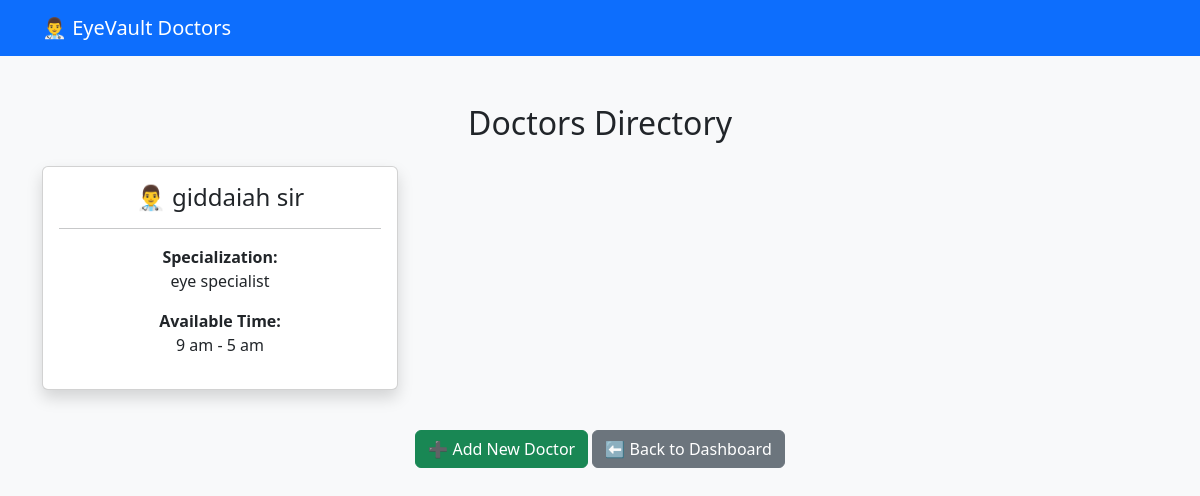
/doctors, run on an earlier commit of the app's database.
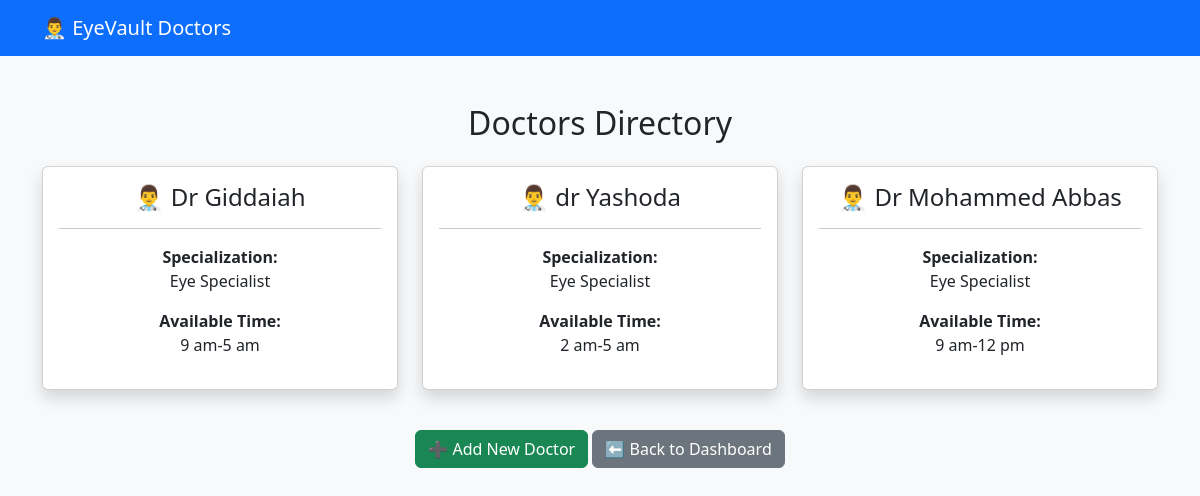
And on a later commit of the database.
### app.py (models this page shows)
class Doctor(db.Model):
    id = db.Column(db.Integer, primary_key=True)
    name = db.Column(db.String(100))
    specialization = db.Column(db.String(100))
    available_time = db.Column(db.String(100))

### app.py (the view)
@app.route('/doctors')
def doctors():
    doctors = Doctor.query.all()
    return render_template(
        'doctors.html',
        doctors=doctors
    )

### templates/doctors.html (shortened to what this page needs)
<!DOCTYPE html>
<html>
<head>
    <link href="https://cdn.jsdelivr.net/npm/bootstrap@5.3.3/dist/css/bootstrap.min.css"
          rel="stylesheet">
</head>
<body class="bg-light">
<nav class="navbar navbar-dark bg-primary">
    <div class="container">
        <span class="navbar-brand">
            👨‍⚕️ EyeVault Doctors
        </span>
    </div>
</nav>
<div class="container mt-5">
    <h2 class="text-center mb-4">
        Doctors Directory
    </h2>
    <div class="row">
        {% for doctor in doctors %}
        <div class="col-md-4 mb-4">
            <div class="card shadow h-100">
                <div class="card-body text-center">
                    <h4>
                        👨‍⚕️ {{ doctor.name }}
                    </h4>
                    <hr>
                    <p>
                        <b>Specialization:</b><br>
                        {{ doctor.specialization }}
                    </p>
                    <p>
                        <b>Available Time:</b><br>
                        {{ doctor.available_time }}
                    </p>
                </div>
            </div>
        </div>
        {% endfor %}
    </div>
    <div class="text-center mt-3">
        <a href="/add-doctor"
           class="btn btn-success">
            ➕ Add New Doctor
        </a>
        <a href="/staff-dashboard"
           class="btn btn-secondary">
            ⬅ Back to Dashboard
        </a>
    </div>
</div>
</body>
</html>

What changed in the data, as far as the page shows it:
changed Doctor: name "giddaiah sir" → "Dr Giddaiah"; specialization "eye specialist" → "Eye Specialist"; available_time "9 am - 5 am" → "9 am-5 am"
added Doctor: name "dr Yashoda", specialization "Eye Specialist", available_time "2 am-5 am"
added Doctor: name "Dr Mohammed Abbas", specialization "Eye Specialist", available_time "9 am-12 pm"
